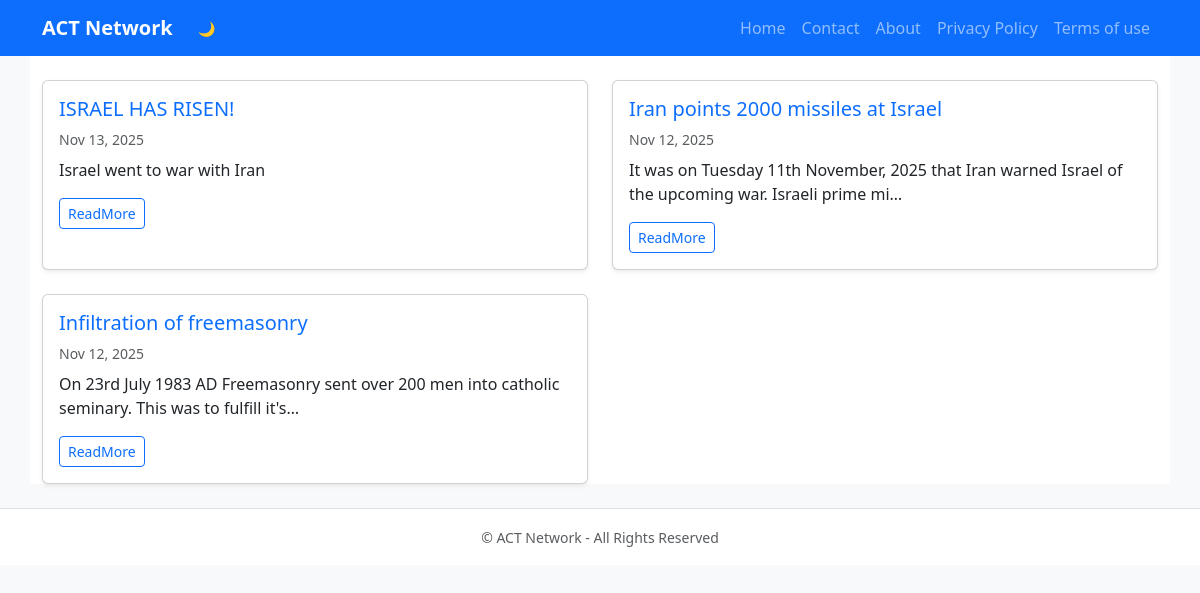
Before: / with the older database file.
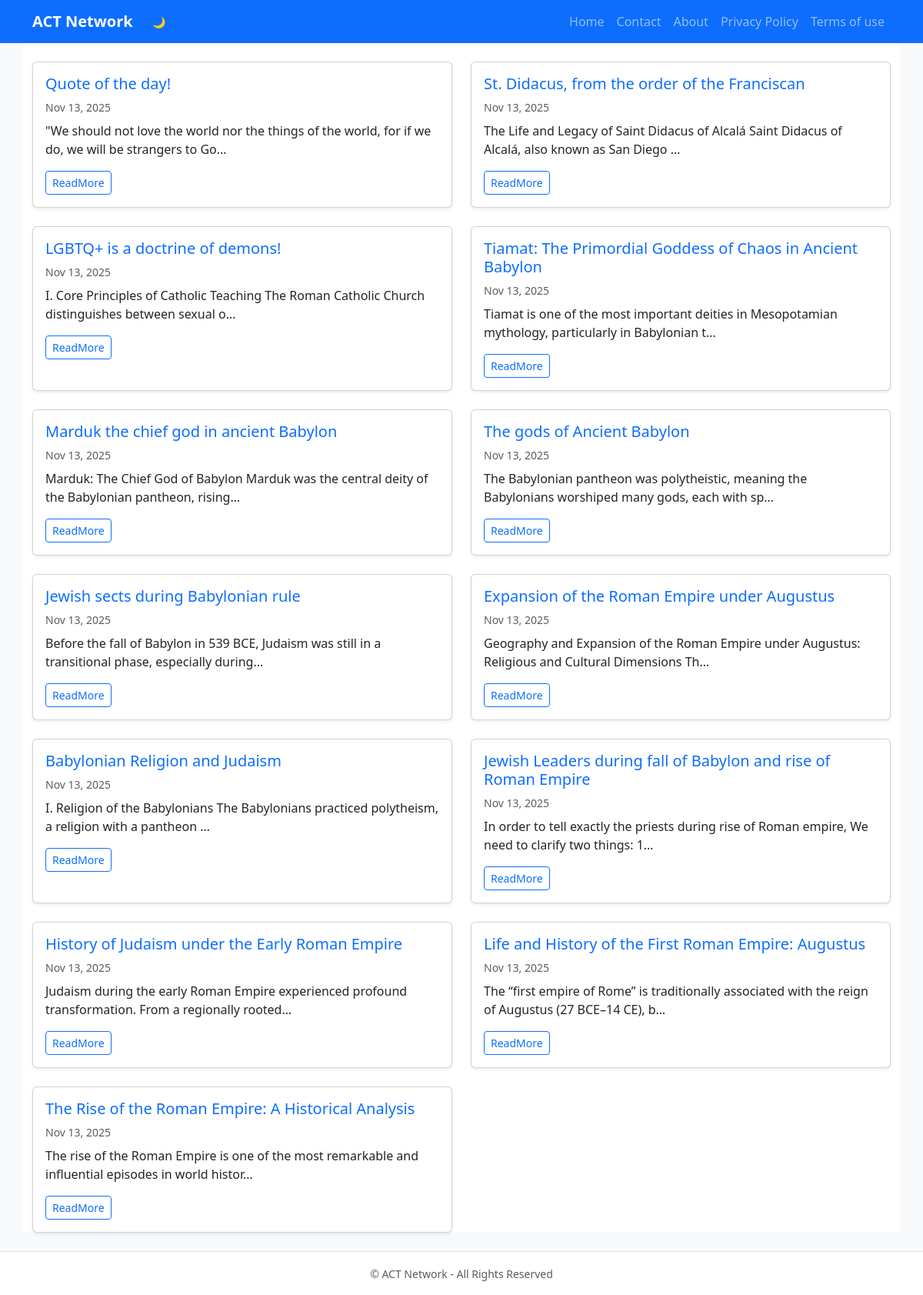
After: the same page with the newer database file.
### blog/models.py (models this page shows, shortened)
class Post(models.Model):
    title=models.CharField(max_length=200)
    content=models.TextField()
    author=models.CharField(max_length=100)
    image=models.ImageField(upload_to="post_images/", blank=True, null=True)
    date_posted = models.DateTimeField(default=timezone.now)

### blog/views.py (the view)
# urls.py: path("", views.index, name="index"),
def index(request):
    posts = Post.objects.all().order_by("-date_posted")
    data={"posts":posts}
    return render(request, "blog/index.html", data)

### blog/templates/blog/index.html (shortened to what this page needs)
{% extends "blog/base.html" %}
{% block content %}
<div class="row row-cols-1 row-cols-md-2 bg-body g-4">
    {% for post in posts %}
        <div class="col">
            <div class="card h-100 shadow-sm">
                <div class="card-body">
                    <h5 class="card-title">
                        <a href="{%url 'blog:view_post' post.id %}" class="text-decoration-none text-primary">{{ post.title }}</a>
                    </h5>
                    <p class="text-muted small mb-2">{{ post.date_posted | date:"M d, Y"}}</p>
                    <p class="card-text">{{ post.content|truncatechars:100 }}</p>
                    <a href="{% url 'blog:view_post' post.id %}" class="btn btn-outline-primary btn-sm">ReadMore</a>
                </div>
            </div>
        </div>
    {% empty %}
        <p>No posts yet!</p>
    {% endfor %}
</div>
{% endblock %}

### blog/templates/blog/base.html (shortened to what this page needs)
{% load django_bootstrap5 %}
<!DOCTYPE html>
<html lang="en">
    <head>
        {% bootstrap_css %}
    </head>
    <body class="bg-dark text-light" data-bs-theme="dark">
        <nav class="navbar navbar-expand-lg navbar-dark bg-primary">
            <div class="container">
                <a class="navbar-brand fw-bold" href="{% url 'blog:index' %}">ACT Network</a>
                <button id="theme-toggle" class="btn me-2 btn-sm btn-ou    tline-light ms-auto">🌙</button>
                <div class="collapse navbar-collapse" id="navbarNav">
                    <ul class="navbar-nav ms-auto">
                        <li class="nav-item"><a  class="nav-link" href="{% url 'blog:index' %}">Home</a></li>
                        <li class="nav-item"><a class="nav-link"  href="{% url 'blog:contact' %}">Contact</a></li>
                        <li class="nav-item"><a class="nav-link" href="{% url 'blog:about' %}">About</a></li>
                        <li class="nav-item"><a class="nav-link" href="{% url 'blog:privacy_policy' %}">Privacy Policy</a></li>
                        <li class="nav-item"><a class="nav-link" href="{% url 'blog:terms_of_use' %}">Terms of use</a></li>
                    </ul>
                </div>
            </div>
        </nav>
        <main class="container my-4">
            {% block content %}{% endblock %}
        </main>
        <footer class="text-center text-muted bg-body py-3 border-top bg-white">
            <small>© {{ year }} ACT Network - All Rights Reserved</small>
        </footer>
    </body>
</html>

Changed rows visible on the page:
removed Post: title "ISRAEL HAS RISEN!", date_posted "Nov 13, 2025", content "Israel went to war with Iran"
removed Post: title "Iran points 2000 missiles at Israel", date_posted "Nov 12, 2025", content "It was on Tuesday 11th November, 2025 that Iran warned Israel of the upcoming war. Israeli prime mi…"
removed Post: title "Infiltration of freemasonry", date_posted "Nov 12, 2025", content "On 23rd July 1983 AD Freemasonry sent over 200 men into catholic seminary. This was to fulfill it's…"
added Post: title "Quote of the day!", date_posted "Nov 13, 2025", content "\"We should not love the world nor the things of the world, for if we do, we will be strangers to Go…"
added Post: title "St. Didacus, from the order of the Franciscan", date_posted "Nov 13, 2025", content "The Life and Legacy of Saint Didacus of Alcalá Saint Didacus of Alcalá, also known as San Diego …"
added Post: title "LGBTQ+ is a doctrine of demons!", date_posted "Nov 13, 2025", content "I. Core Principles of Catholic Teaching The Roman Catholic Church distinguishes between sexual o…"
added Post: title "Tiamat: The Primordial Goddess of Chaos in Ancient Babylon", date_posted "Nov 13, 2025", content "Tiamat is one of the most important deities in Mesopotamian mythology, particularly in Babylonian t…"
added Post: title "Marduk the chief god in ancient Babylon", date_posted "Nov 13, 2025", content "Marduk: The Chief God of Babylon Marduk was the central deity of the Babylonian pantheon, rising…"
added Post: title "The gods of Ancient Babylon", date_posted "Nov 13, 2025", content "The Babylonian pantheon was polytheistic, meaning the Babylonians worshiped many gods, each with sp…"
added Post: title "Jewish sects during Babylonian rule", date_posted "Nov 13, 2025", content "Before the fall of Babylon in 539 BCE, Judaism was still in a transitional phase, especially during…"
added Post: title "Expansion of the Roman Empire under Augustus", date_posted "Nov 13, 2025", content "Geography and Expansion of the Roman Empire under Augustus: Religious and Cultural Dimensions Th…"
added Post: title "Babylonian Religion and Judaism", date_posted "Nov 13, 2025", content "I. Religion of the Babylonians The Babylonians practiced polytheism, a religion with a pantheon …"
added Post: title "Jewish Leaders during fall of Babylon and rise of Roman Empire", date_posted "Nov 13, 2025", content "In order to tell exactly the priests during rise of Roman empire, We need to clarify two things: 1…"
added Post: title "History of Judaism under the Early Roman Empire", date_posted "Nov 13, 2025", content "Judaism during the early Roman Empire experienced profound transformation. From a regionally rooted…"
added Post: title "Life and History of the First Roman Empire: Augustus", date_posted "Nov 13, 2025", content "The “first empire of Rome” is traditionally associated with the reign of Augustus (27 BCE–14 CE), b…"
added Post: title "The Rise of the Roman Empire: A Historical Analysis", date_posted "Nov 13, 2025", content "The rise of the Roman Empire is one of the most remarkable and influential episodes in world histor…"
